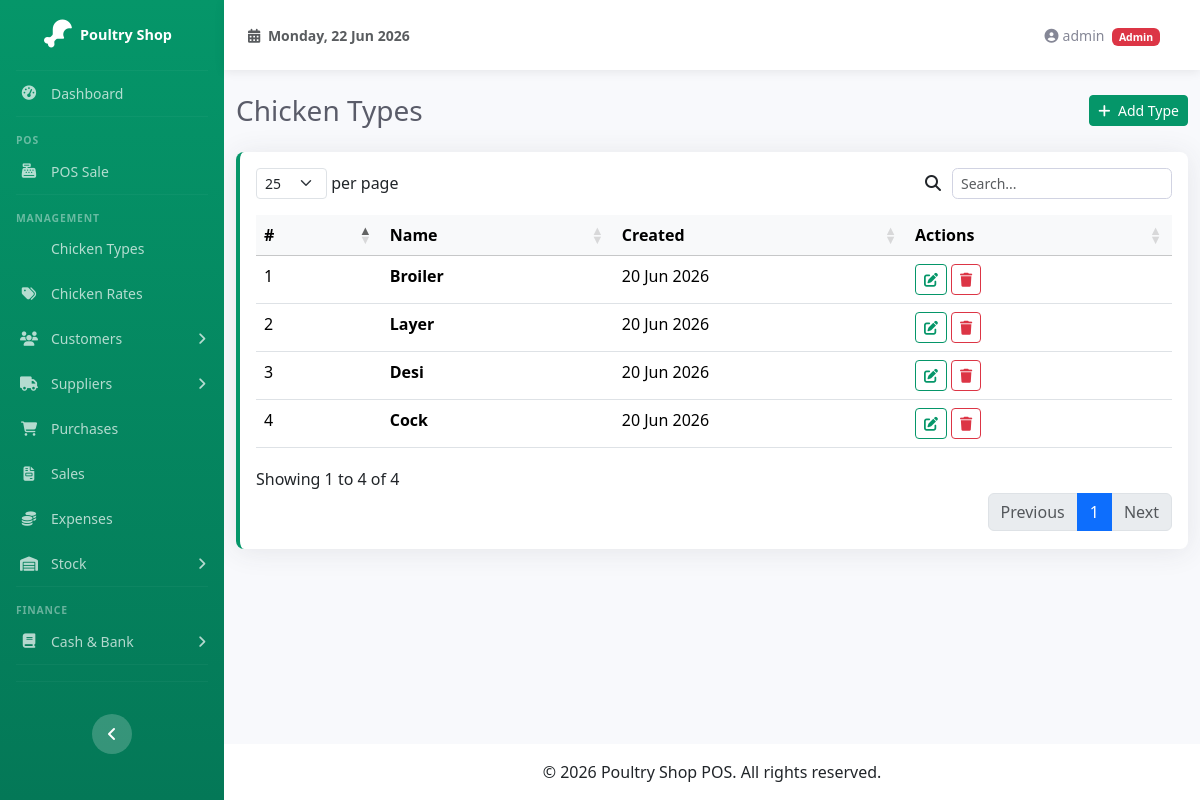
The app's page /chicken_types/index.php (signed in) with its own data.
### tables this page shows
CREATE TABLE IF NOT EXISTS chicken_types (
  id          INT             AUTO_INCREMENT PRIMARY KEY,
  name        VARCHAR(50)     NOT NULL UNIQUE,
  created_at  TIMESTAMP       DEFAULT CURRENT_TIMESTAMP
);

### chicken_types/index.php (the view, shortened to what this page needs)
<?php
$pdo = getDB();
$types = $pdo->query("SELECT * FROM chicken_types ORDER BY name")->fetchAll();
require_once __DIR__ . '/../includes/header.php';
?>
<div class="d-sm-flex align-items-center justify-content-between mb-4">
    <h1 class="h3 mb-0 text-gray-800">Chicken Types</h1>
    <button class="btn btn-primary btn-sm" data-bs-toggle="modal" data-bs-target="#createModal">
        <i class="fas fa-plus me-1"></i> Add Type
    </button>
</div>
<div class="card border-start-primary">
    <div class="card-body">
        <table class="table datatable table-hover">
            <thead class="table-light">
                <tr>
                    <th>#</th>
                    <th>Name</th>
                    <th>Created</th>
                    <th>Actions</th>
                </tr>
            </thead>
            <tbody>
                <?php foreach ($types as $i => $t): ?>
                <tr>
                    <td><?= $t['id'] ?></td>
                    <td class="fw-bold"><?= htmlspecialchars($t['name']) ?></td>
                    <td><?= date('d M Y', strtotime($t['created_at'])) ?></td>
                    <td>
                        <button class="btn btn-sm btn-outline-primary edit-btn"
                            data-id="<?= $t['id'] ?>"
                            data-name="<?= htmlspecialchars($t['name']) ?>"
                            data-bs-toggle="modal" data-bs-target="#editModal">
                            <i class="fas fa-edit"></i>
                        </button>
                        <a href="?delete=<?= $t['id'] ?>" class="btn btn-sm btn-outline-danger btn-delete"
                           data-text="This will delete the chicken type and all related rates.">
                            <i class="fas fa-trash"></i>
                        </a>
                    </td>
                </tr>
                <?php endforeach; ?>
            </tbody>
        </table>
    </div>
</div>
<?php require_once __DIR__ . '/../includes/footer.php'; ?>

### assets/css/sb-admin-custom.css (style rules this page uses)
:root { --primary: #059669; --primary-dark: #047857; --primary-light: #10b981; --primary-50: #ecfdf5; --sidebar-width: 224px; }
* { margin: 0; padding: 0; box-sizing: border-box; }
body { background-color: #f8f9fc; font-family: 'Segoe UI', Tahoma, Geneva, Verdana, sans-serif; }
.card { border: none; border-radius: 0.5rem; box-shadow: 0 0.15rem 1.75rem 0 rgba(58, 59, 69, 0.1); }
.border-start-primary { border-left: 0.25rem solid var(--primary) !important; }
.text-gray-800 { color: #5a5c69 !important; }
.btn-primary { background-color: var(--primary); border-color: var(--primary); }
.btn-outline-primary { color: var(--primary); border-color: var(--primary); }

### records on screen
chicken_types: id "1", name "Broiler", created_at "20 Jun 2026"
chicken_types: id "4", name "Cock", created_at "20 Jun 2026"
chicken_types: id "3", name "Desi", created_at "20 Jun 2026"
chicken_types: id "2", name "Layer", created_at "20 Jun 2026"

### other values on screen
$_SESSION['user_name'] "admin"
$_SESSION['user_role'] "Admin"
